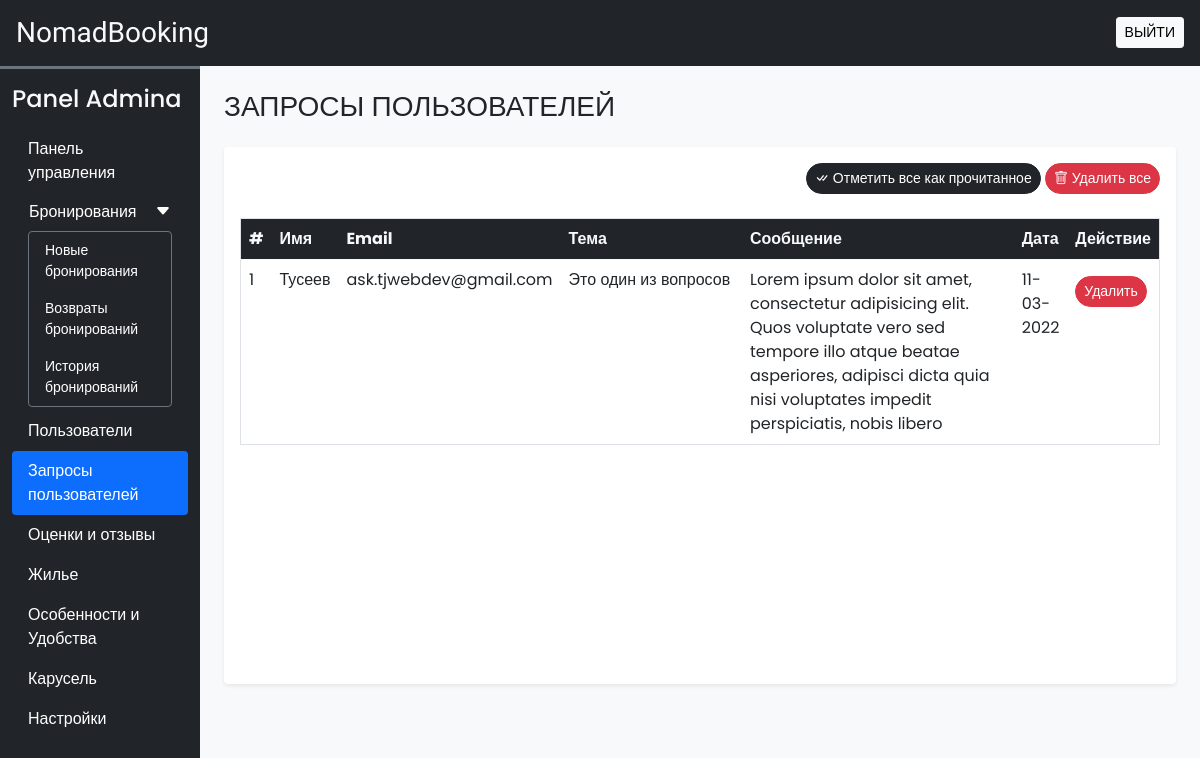
Page /admin/user_queries.php (signed in) on the committed database.
### tables this page shows
CREATE TABLE `user_queries` (
  `sr_no` int(11) NOT NULL,
  `name` varchar(50) NOT NULL,
  `email` varchar(150) NOT NULL,
  `subject` varchar(200) NOT NULL,
  `message` varchar(500) NOT NULL,
  `datentime` datetime NOT NULL DEFAULT current_timestamp(),
  `seen` tinyint(4) NOT NULL DEFAULT 0
);

### admin/user_queries.php (the view, shortened to what this page needs)
<!DOCTYPE html>
<html lang="ru">
<head>
  <?php require('inc/links.php'); ?>
</head>
<body class="bg-light">
  <?php require('inc/header.php'); ?>
  <div class="container-fluid" id="main-content">
    <div class="row">
      <div class="col-lg-10 ms-auto p-4 overflow-hidden">
        <h3 class="mb-4">ЗАПРОСЫ ПОЛЬЗОВАТЕЛЕЙ</h3>
        <div class="card border-0 shadow-sm mb-4">
          <div class="card-body">
            <div class="text-end mb-4">
              <a href="?seen=all" class="btn btn-dark rounded-pill shadow-none btn-sm">
                <i class="bi bi-check-all"></i> Отметить все как прочитанное
              </a>
              <a href="?del=all" class="btn btn-danger rounded-pill shadow-none btn-sm">
                <i class="bi bi-trash"></i> Удалить все
              </a>
            </div>
            <div class="table-responsive-md" style="height: 450px; overflow-y: scroll;">
              <table class="table table-hover border">
                <thead class="sticky-top">
                  <tr class="bg-dark text-light">
                    <th scope="col">#</th>
                    <th scope="col">Имя</th>
                    <th scope="col">Email</th>
                    <th scope="col" width="20%">Тема</th>
                    <th scope="col" width="30%">Сообщение</th>
                    <th scope="col">Дата</th>
                    <th scope="col">Действие</th>
                  </tr>
                </thead>
                <tbody>
                  <?php
                    $q = "SELECT * FROM `user_queries` ORDER BY `sr_no` DESC";
                    $data = mysqli_query($con,$q);
                    $i=1;
                    while($row = mysqli_fetch_assoc($data))
                    {
                      $date = date('d-m-Y',strtotime($row['datentime']));
                      $seen='';
                      $seen.="<a href='?del=$row[sr_no]' class='btn btn-sm rounded-pill btn-danger mt-2'>Удалить</a>";
                      echo<<<query
                        <tr>
                          <td>$i</td>
                          <td>$row[name]</td>
                          <td>$row[email]</td>
                          <td>$row[subject]</td>
                          <td>$row[message]</td>
                          <td>$date</td>
                          <td>$seen</td>
                        </tr>
                      query;
                      $i++;
                    }
                  ?>
                </tbody>
              </table>
            </div>
          </div>
        </div>
      </div>
    </div>
  </div>
</body>
</html>

### admin/css/common.css (style rules this page uses)
:root { --teal: #2ec1ac; --teal_hover: #279e8c; }
* { font-family: 'Poppins', sans-serif; }

### rows in the picture
user_queries: name "Тусеев", email "ask.tjwebdev@gmail.com", subject "Это один из вопросов", message "Lorem ipsum dolor sit amet, consectetur adipisicing elit. Quos voluptate vero sed tempore illo atque beatae asperiores, adipisci dicta quia nisi voluptates impedit perspiciatis, nobis libero", datentime "11-03-2022"
